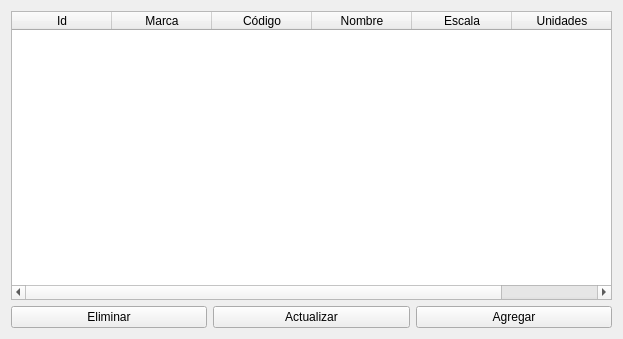
<?xml version="1.0" encoding="UTF-8"?>
<ui version="4.0">
 <class>Aniadirmanager</class>
 <widget class="QWidget" name="Aniadirmanager">
  <property name="geometry">
   <rect>
    <x>0</x>
    <y>0</y>
    <width>623</width>
    <height>339</height>
   </rect>
  </property>
  <property name="windowTitle">
   <string>Form</string>
  </property>
  <layout class="QHBoxLayout" name="horizontalLayout_22">
   <item>
    <layout class="QVBoxLayout" name="verticalLayout">
     <property name="rightMargin">
      <number>0</number>
     </property>
     <item>
      <widget class="QTableWidget" name="tableWidget">
       <property name="wordWrap">
        <bool>true</bool>
       </property>
       <column>
        <property name="text">
         <string>Id</string>
        </property>
       </column>
       <column>
        <property name="text">
         <string>Marca</string>
        </property>
       </column>
       <column>
        <property name="text">
         <string>Código</string>
        </property>
       </column>
       <column>
        <property name="text">
         <string>Nombre</string>
        </property>
       </column>
       <column>
        <property name="text">
         <string>Escala</string>
        </property>
       </column>
       <column>
        <property name="text">
         <string>Unidades</string>
        </property>
       </column>
      </widget>
     </item>
     <item>
      <layout class="QHBoxLayout" name="horizontalLayout_2">
       <property name="bottomMargin">
        <number>0</number>
       </property>
       <item>
        <widget class="QPushButton" name="pushButton_2">
         <property name="text">
          <string>Eliminar</string>
         </property>
        </widget>
       </item>
       <item>
        <widget class="QPushButton" name="pushButton">
         <property name="text">
          <string>Actualizar</string>
         </property>
        </widget>
       </item>
       <item>
        <widget class="QPushButton" name="pushButton_3">
         <property name="text">
          <string>Agregar</string>
         </property>
        </widget>
       </item>
      </layout>
     </item>
    </layout>
   </item>
  </layout>
 </widget>
 <resources/>
 <connections/>
</ui>
